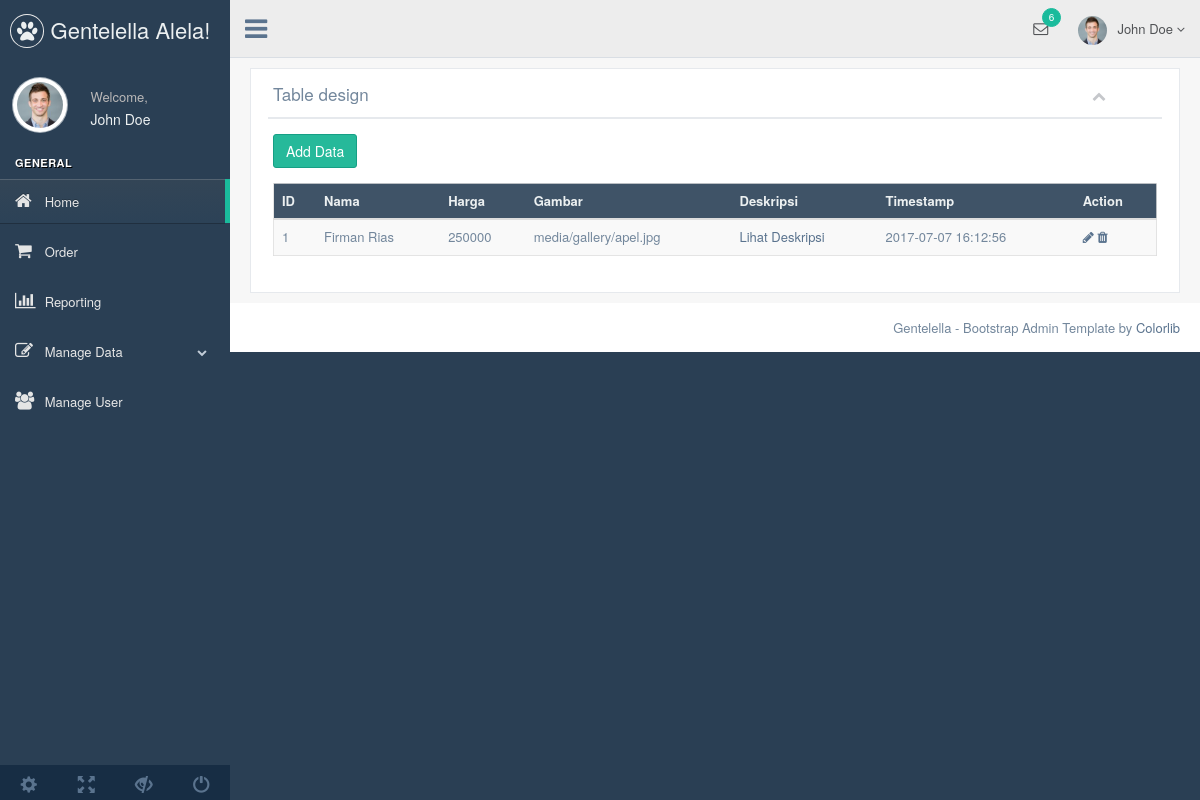
The page /admin/index.php?menu=riasnbaju (signed in) on the database as committed earlier.
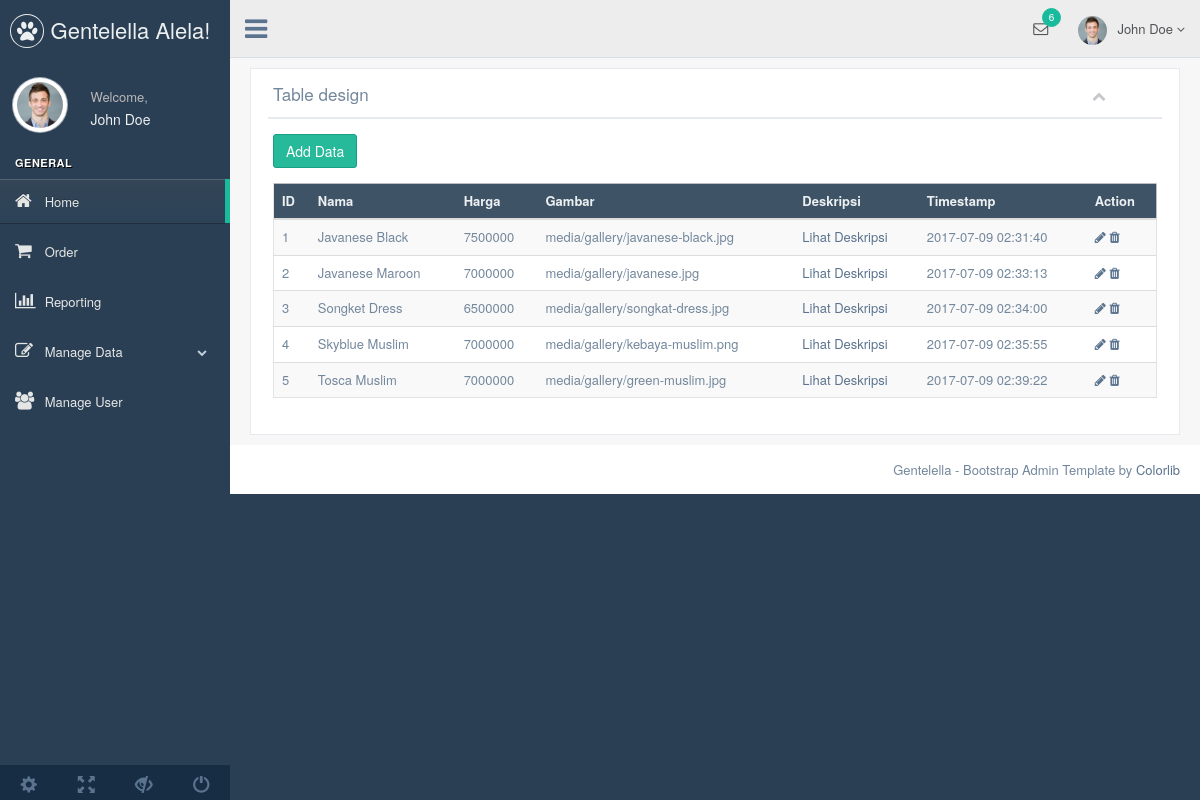
The same page on the database as committed later.
### tables this page shows
CREATE TABLE `riasnbaju` (
  `id` int(11) NOT NULL,
  `name` varchar(255) NOT NULL,
  `price` int(11) NOT NULL,
  `image` varchar(255) NOT NULL,
  `description` text NOT NULL,
  `create_date` timestamp NOT NULL DEFAULT CURRENT_TIMESTAMP ON UPDATE CURRENT_TIMESTAMP
);

### admin/riasnbaju.php (the view, shortened to what this page needs)
<div class="row">
  <div class="col-md-12 col-sm-12 col-xs-12">
    <div class="x_panel">
      <div class="x_title">
        <h2>Table design <small>Custom design</small></h2>
        <ul class="nav navbar-right panel_toolbox">
          <li><a class="collapse-link"><i class="fa fa-chevron-up"></i></a></li>
        </ul>
        <div class="clearfix"></div>
      </div>
      <div class="x_content">
        <p><a href="#" class="btn btn-success" data-target="#ModalAdd" data-toggle="modal">Add Data</a></p>
        <div class="table-responsive">
          <table class="table table-striped jambo_table bulk_action">
            <thead>
              <tr class="headings">
                <th class="column-title">ID</th>
                <th class="column-title">Nama</th>
                <th class="column-title">Harga</th>
                <th class="column-title">Gambar</th>
                <th class="column-title">Deskripsi</th>
                <th class="column-title">Timestamp</th>
                <th class="column-title no-link last"><span class="nobr">Action</span></th>
              </tr>
            </thead>
            <tbody>
              <?php
                include "koneksi.php";
                $tbname="riasnbaju";
                $modal=mysqli_query($connection, "SELECT * FROM $tbname");
                while($r=mysqli_fetch_array($modal)){
              ?>
                <tr class="even pointer">
                    <td><?php echo $r['id']; ?></td>
                    <td><?php echo $r['name']; ?></td>
                    <td><?php echo $r['price']; ?></td>
                    <td><?php echo $r['image']; ?></td>
                    <td><a href="#" data-target="#ModalDesc<?php echo $r['id']; ?>" data-toggle="modal">Lihat Deskripsi</a></td>
                    <td><?php echo $r['create_date']; ?></td>
                    <td>
                       <a href="#" class='open_modal' id='<?php echo $r['id']; ?>' tbname="<?php echo $tbname; ?>"><i class="fa fa-pencil"></i></a>
                       <a href="#" onclick="confirm_modal('delete_data.php?id=<?php echo $r['id']; ?>&amp;tbname=<?php echo $tbname; ?>');"><i class="fa fa-trash"></i></a>
                    </td>
                </tr>
              <?php } ?>
        </tbody>
        </table>
        </div>
      </div>
    </div>
  </div>
</div>

Rows that differ between the two databases and show on the page:
changed riasnbaju id 1: name "Firman Rias" → "Javanese Black"; price "250000" → "7500000"; image "media/gallery/apel.jpg" → "media/gallery/javanese-black.jpg"; create_date "2017-07-07 16:12:56" → "2017-07-09 02:31:40"
added riasnbaju: id "2", name "Javanese Maroon", price "7000000", image "media/gallery/javanese.jpg", create_date "2017-07-09 02:33:13"
added riasnbaju: id "3", name "Songket Dress", price "6500000", image "media/gallery/songkat-dress.jpg", create_date "2017-07-09 02:34:00"
added riasnbaju: id "4", name "Skyblue Muslim", price "7000000", image "media/gallery/kebaya-muslim.png", create_date "2017-07-09 02:35:55"
added riasnbaju: id "5", name "Tosca Muslim", price "7000000", image "media/gallery/green-muslim.jpg", create_date "2017-07-09 02:39:22"
